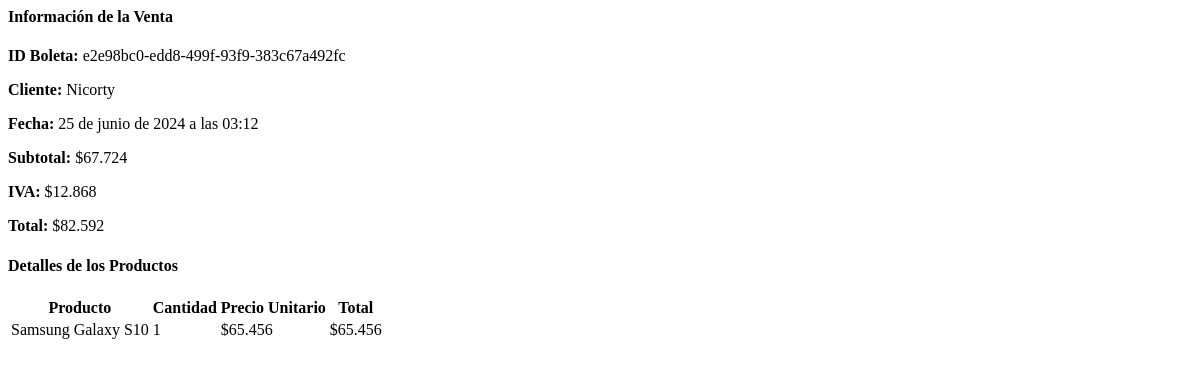
/detalle_venta_ajax/35/, run on an earlier commit of the app's database.
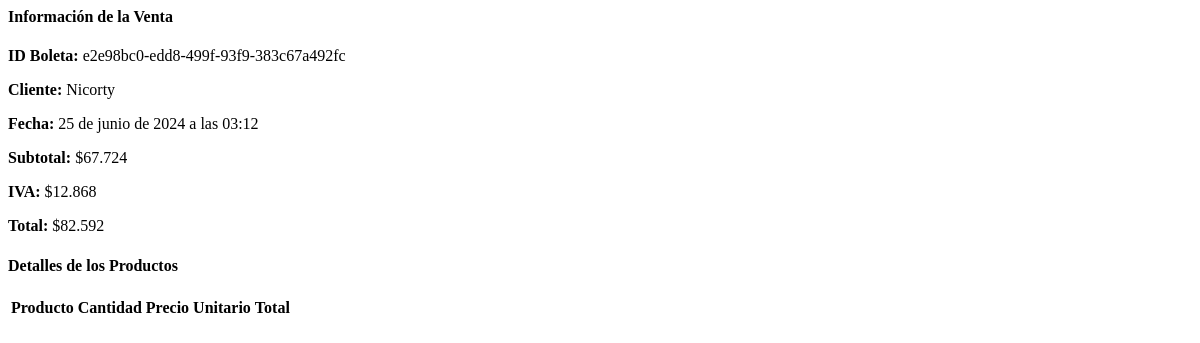
And on a later commit of the database.
### menu/models.py (models this page shows, shortened)
class DetalleVenta(models.Model):
    venta = models.ForeignKey(Venta, on_delete=models.CASCADE)
    articulo = models.ForeignKey(Articulos, on_delete=models.CASCADE)
    cantidad = models.IntegerField()
    precio_unitario = models.DecimalField(max_digits=10, decimal_places=2)
    total = models.DecimalField(max_digits=10, decimal_places=2)

class Articulos(models.Model):
    nombre = models.CharField(max_length=30)
    descripcion = models.CharField(max_length=50)
    precio = models.IntegerField()
    stock = models.IntegerField()
    foto = models.ImageField(upload_to='static/img/', blank=True, null=True)
    marca = models.CharField(max_length=30, default='Sin Marca')
    precio_oferta = models.IntegerField(blank=True, null=True)
    descuento = models.DecimalField(max_digits=5, decimal_places=2, blank=True, null=True)

### menu/views.py (the view)
# urls.py: path('detalle_venta_ajax/<int:venta_id>/', views.detalle_venta_ajax, name='detalle_venta_ajax'),
def detalle_venta_ajax(request, venta_id):
    venta = get_object_or_404(Venta, id=venta_id)
    detalles = DetalleVenta.objects.filter(venta=venta)
    html = render_to_string('detalle_venta_ajax.html', {'venta': venta, 'detalles': detalles})
    return HttpResponse(html)

### menu/templatetags/custom_filters.py (called while the page is built)
@register.filter(name='format_price')
def format_price(value):
    return "${:,.0f}".format(value).replace(',', '.')

### menu/templates/detalle_venta_ajax.html
{% load custom_filters %}
<div>
    <h4>Información de la Venta</h4>
    <p><strong>ID Boleta:</strong> {{ venta.id_boleta }}</p>
    <p><strong>Cliente:</strong> {{ venta.usuario.nombre_usuario }}</p>
    <p><strong>Fecha:</strong> {{ venta.fecha }}</p>
    <p><strong>Subtotal:</strong> {{ venta.subtotal|format_price }}</p>
    <p><strong>IVA:</strong> {{ venta.iva|format_price }}</p>
    <p><strong>Total:</strong> {{ venta.total|format_price }}</p>
    <h4 class="mt-4">Detalles de los Productos</h4>
    <table class="table table-striped">
        <thead>
            <tr>
                <th>Producto</th>
                <th>Cantidad</th>
                <th>Precio Unitario</th>
                <th>Total</th>
            </tr>
        </thead>
        <tbody>
            {% for detalle in detalles %}
            <tr>
                <td>{{ detalle.articulo.nombre }}</td>
                <td>{{ detalle.cantidad }}</td>
                <td>{{ detalle.precio_unitario|format_price }}</td>
                <td>{{ detalle.total|format_price }}</td>
            </tr>
            {% endfor %}
        </tbody>
    </table>
</div>

What changed in the data, as far as the page shows it:
removed DetalleVenta: articulo.nombre "Samsung Galaxy S10", cantidad "1", precio_unitario "$65.456", total "$65.456"
